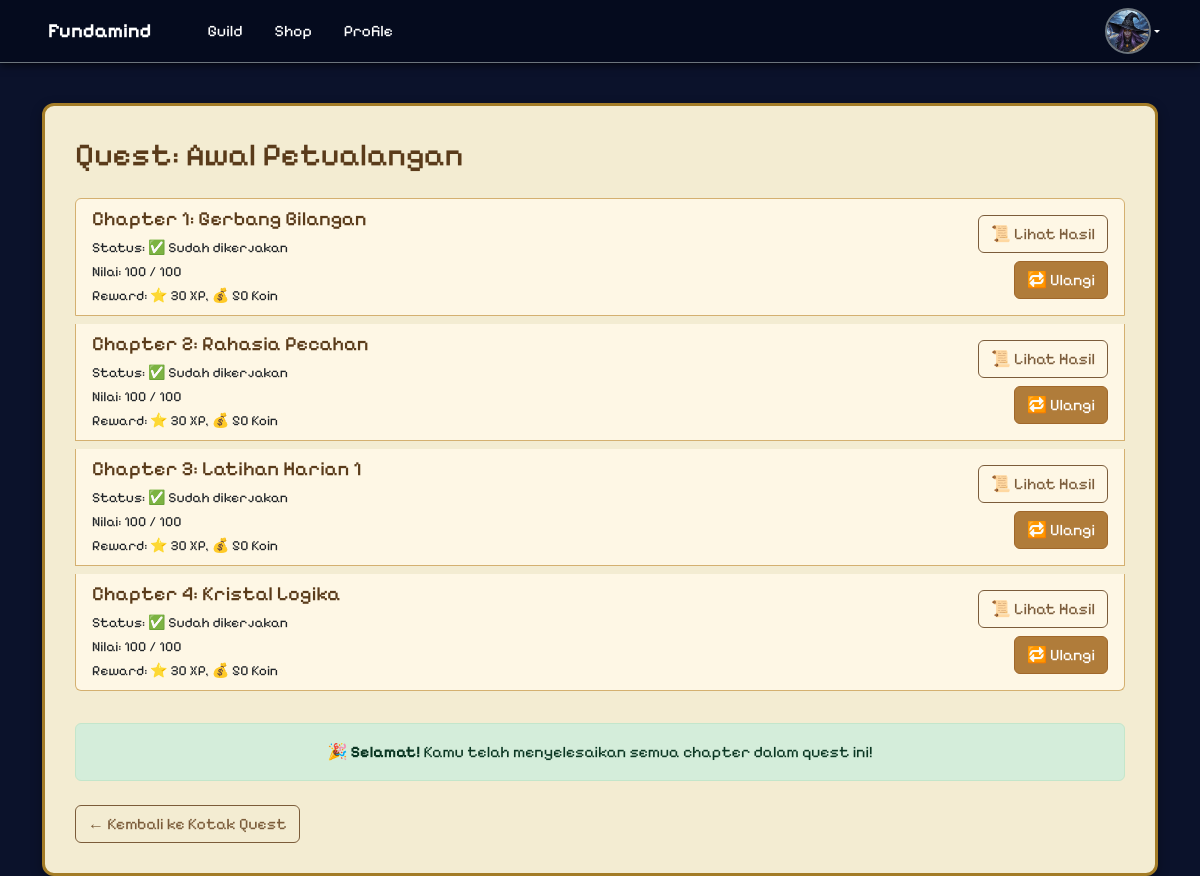
Page /pages/quest_chapter.php?id=1 (signed in) on the earlier database version.
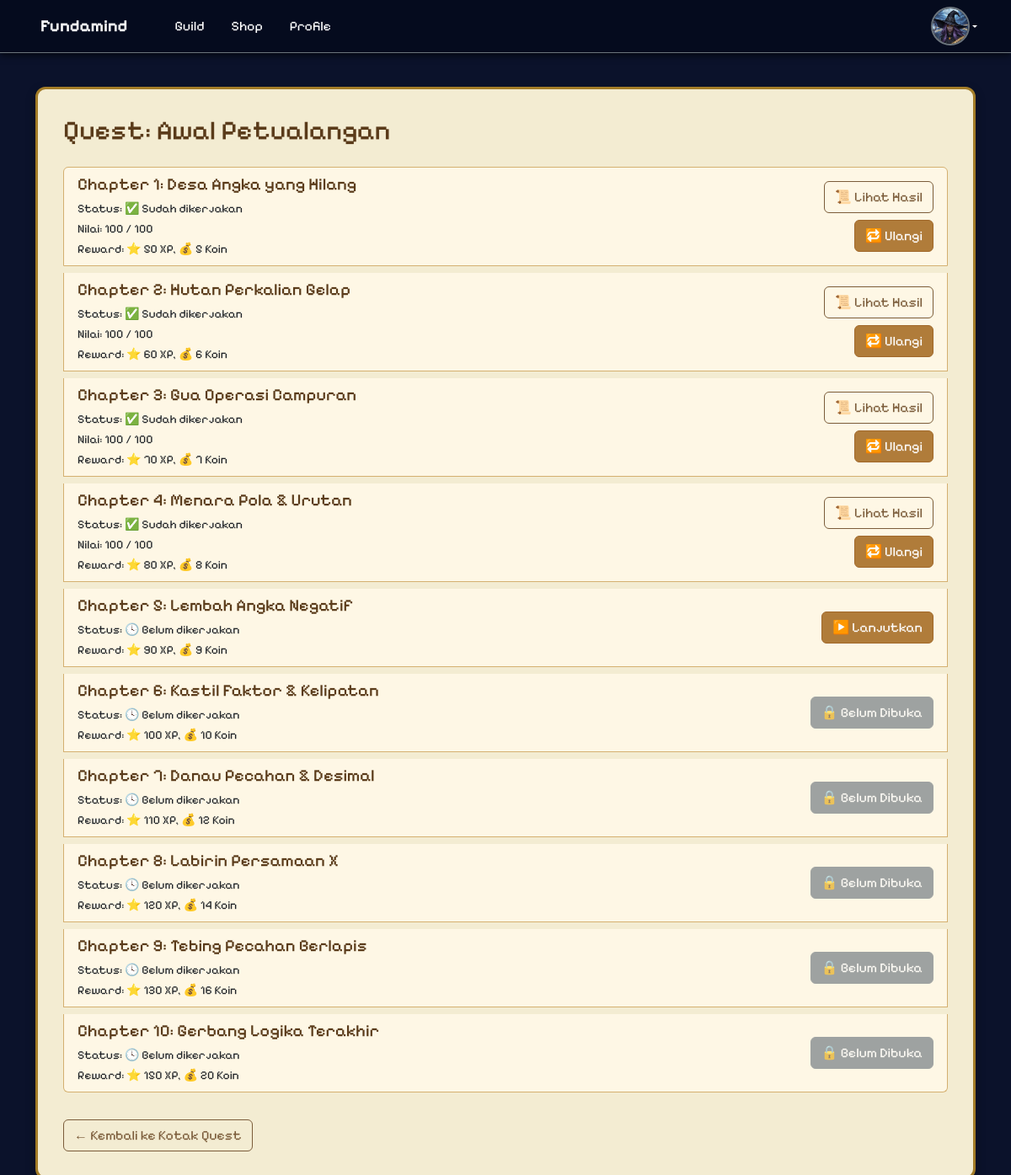
Same page on the later database version.
### tables this page shows
CREATE TABLE `quest_chapters` (
  `id_chapter` int NOT NULL,
  `id_quest` int NOT NULL,
  `nomor_chapter` int NOT NULL,
  `judul_chapter` varchar(100) NOT NULL,
  `deskripsi` text,
  `coin_reward` int DEFAULT '0',
  `xp_reward` int DEFAULT '0'
);

CREATE TABLE `user_chapter_progress` (
  `id_progress` int NOT NULL,
  `id_user` int NOT NULL,
  `id_chapter` int NOT NULL,
  `nilai` int DEFAULT '0',
  `sudah_selesai` tinyint(1) DEFAULT '0',
  `waktu_selesai` datetime DEFAULT CURRENT_TIMESTAMP,
  `xp_didapat` int DEFAULT '0',
  `coin_didapat` int DEFAULT '0',
  `xp_replay_reward` int DEFAULT '0',
  `coin_replay_reward` int DEFAULT '0'
);

### pages/quest_chapter.php (the view, shortened to what this page needs)
<?php
include 'db.php';
$user_id = $_SESSION['user_id'];
$quest_id = $_GET['id'] ?? $_GET['id_quest'] ?? 0;
$quest_result = mysqli_query($koneksi, "SELECT * FROM quests WHERE id_quest = $quest_id LIMIT 1");
$quest = mysqli_fetch_assoc($quest_result);
$chapters = mysqli_query($koneksi, "SELECT * FROM quest_chapters WHERE id_quest = $quest_id ORDER BY nomor_chapter ASC");
$progress_data = [];
$progress_query = mysqli_query($koneksi, "SELECT * FROM user_chapter_progress WHERE id_user = $user_id AND id_progress = $quest_id");
while ($row = mysqli_fetch_assoc($progress_query)) {
    $progress_data[$row['id_chapter']] = $row;
}
$total_chapters = mysqli_num_rows($chapters);
mysqli_data_seek($chapters, 0);
$completed_chapters = 0;
while ($ch = mysqli_fetch_assoc($chapters)) {
    $cid = $ch['id_chapter'];
    if (isset($progress_data[$cid]) && $progress_data[$cid]['sudah_selesai'] == 1) {
        $completed_chapters++;
    }
}
$all_done = $completed_chapters >= $total_chapters;
mysqli_data_seek($chapters, 0);
?>
<!DOCTYPE html>
<html lang="id">
<head>
    <link href="https://cdn.jsdelivr.net/npm/bootstrap@5.3.3/dist/css/bootstrap.min.css" rel="stylesheet">
    <link rel="stylesheet" href="../assets/css/navbar.css" />
</head>
<body>
<?php include 'includes/navbar.php'; ?>
<div class="container mt-5">
    <div class="scroll-box">
        <h2 class="mb-4">Quest: <?= htmlspecialchars($quest['judul']) ?></h2>
        <div class="list-group">
            <?php
            $chapter_index = 0;
            $next_chapter_found = false;
            while ($chapter = mysqli_fetch_assoc($chapters)):
                $chapter_index++;
                $chapter_id = $chapter['id_chapter'];
                $user_progress = $progress_data[$chapter_id] ?? null;
                $is_done = $user_progress && $user_progress['sudah_selesai'] == 1;
            ?>
                <div class="list-group-item d-flex justify-content-between align-items-center mb-2">
                    <div>
                        <h5 class="mb-1">Chapter <?= $chapter_index ?>: <?= htmlspecialchars($chapter['judul_chapter']) ?></h5>
                        <small>Status: <?= $is_done ? '✅ Sudah dikerjakan' : '🕓 Belum dikerjakan' ?></small><br>
                        <?php if ($is_done): ?>
                            <small>Nilai: <?= $user_progress['nilai'] ?> / 100</small><br>
                        <?php endif; ?>
                        <small>Reward: ⭐ <?= $chapter['xp_reward'] ?> XP, 💰 <?= $chapter['coin_reward'] ?> Koin</small>
                    </div>
                    <div class="d-flex flex-column align-items-end gap-2">
                        <?php if (!$is_done && !$next_chapter_found && !$all_done): ?>
                            <a href="quest_play.php?id_chapter=<?= $chapter_id ?>" class="btn btn-primary">▶️ Lanjutkan</a>
                            <?php $next_chapter_found = true; ?>
                        <?php elseif ($is_done): ?>
                            <a href="quest_result.php?id_chapter=<?= $chapter_id ?>" class="btn btn-outline-secondary">📜 Lihat Hasil</a>
                            <a href="quest_play.php?id_chapter=<?= $chapter_id ?>&replay=1" class="btn btn-primary">🔁 Ulangi</a>
                        <?php else: ?>
                            <button class="btn btn-secondary" disabled>🔒 Belum Dibuka</button>
                        <?php endif; ?>
                    </div>
                </div>
            <?php endwhile; ?>
        </div>
        <?php if ($all_done): ?>
            <div class="alert alert-success mt-4 text-center">
                🎉 <strong>Selamat!</strong> Kamu telah menyelesaikan semua chapter dalam quest ini!
            </div>
        <?php endif; ?>
        <div class="mt-4">
            <a href="quest_box.php" class="btn btn-outline-secondary">← Kembali ke Kotak Quest</a>
        </div>
    </div>
</div>
</body>
</html>

Differences in the rows shown:
changed quest_chapters: judul_chapter "Gerbang Bilangan" → "Desa Angka yang Hilang"; xp_reward "30" → "50"; coin_reward "50" → "5"
changed quest_chapters: judul_chapter "Rahasia Pecahan" → "Hutan Perkalian Gelap"; xp_reward "30" → "60"; coin_reward "50" → "6"
changed quest_chapters: judul_chapter "Latihan Harian 1" → "Gua Operasi Campuran"; xp_reward "30" → "70"; coin_reward "50" → "7"
changed quest_chapters: judul_chapter "Kristal Logika" → "Menara Pola & Urutan"; xp_reward "30" → "80"; coin_reward "50" → "8"
added quest_chapters: judul_chapter "Lembah Angka Negatif", shows "🕓 Belum dikerjakan", xp_reward "90", coin_reward "9"
added quest_chapters: judul_chapter "Kastil Faktor & Kelipatan", shows "🕓 Belum dikerjakan", xp_reward "100", coin_reward "10", shows "🔒 Belum Dibuka"
added quest_chapters: judul_chapter "Danau Pecahan & Desimal", shows "🕓 Belum dikerjakan", xp_reward "110", coin_reward "12", shows "🔒 Belum Dibuka"
added quest_chapters: judul_chapter "Labirin Persamaan X", shows "🕓 Belum dikerjakan", xp_reward "120", coin_reward "14", shows "🔒 Belum Dibuka"
added quest_chapters: judul_chapter "Tebing Pecahan Berlapis", shows "🕓 Belum dikerjakan", xp_reward "130", coin_reward "16", shows "🔒 Belum Dibuka"
added quest_chapters: judul_chapter "Gerbang Logika Terakhir", shows "🕓 Belum dikerjakan", xp_reward "150", coin_reward "20", shows "🔒 Belum Dibuka"
Other differences:
text no longer shown: "🎉 Selamat! Kamu telah menyelesaikan semua chapter dalam quest ini!"
